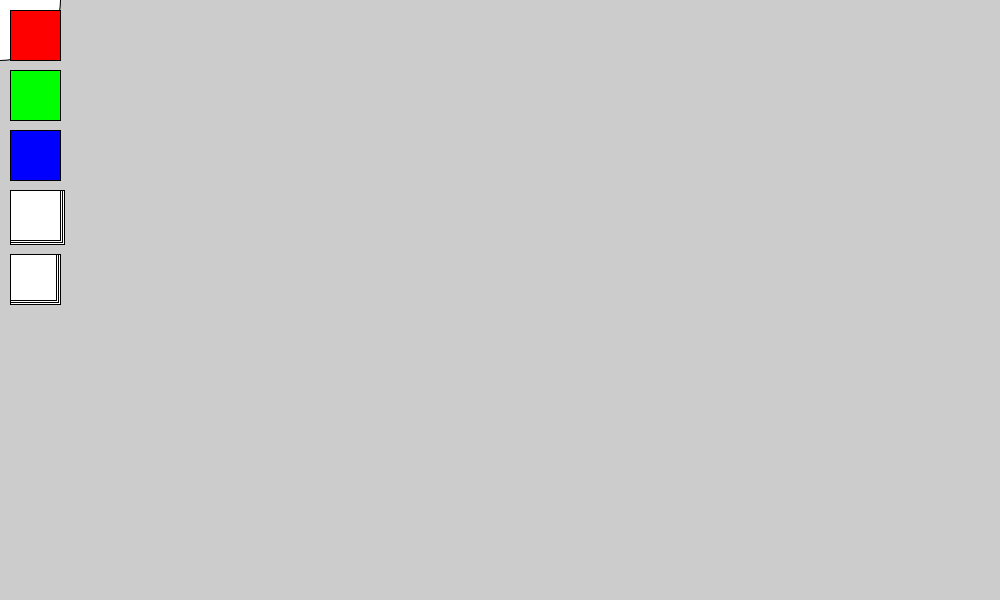
Frame 1 (no input)
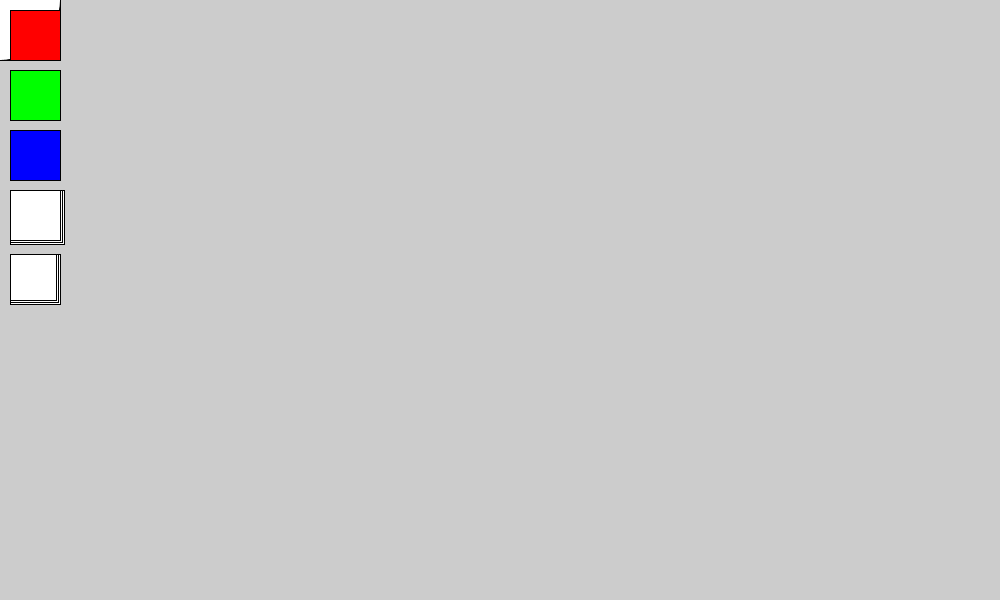
Frame 60 (the mouse pressed at the canvas centre just before this capture)
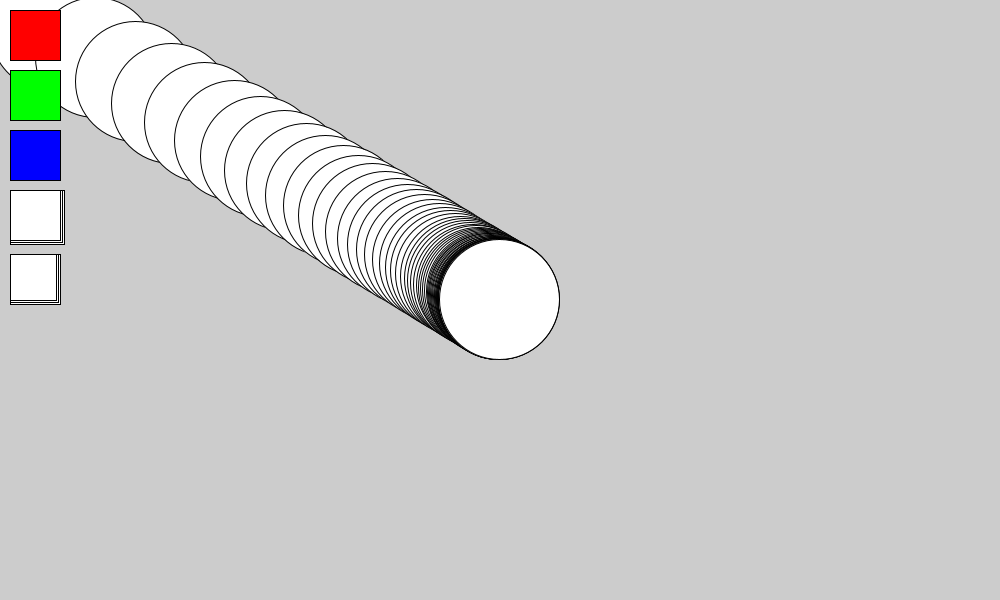
Frame 120 (the mouse held since frame 60 and released just before this capture)

The Processing sketch that drew these frames (run headless with seeded random() and noise(); from frame 60 on, the mouse is pressed at the canvas centre):

// Processing sketch: processing_105001
// ── processing_105001.pde

void setup() {
  //frameRate(20);
  size(1000,600);
 // background(0);
}

  //float seconds = 0;
  float x;
  float y;
  float easing=0.1;
  
  int brushWidth = 120;
  int brushHeight = 120;

  
  
void draw() {
  //seconds += 1.0/60.0;
  //seconds = seconds/60;
  //println(seconds);
  //background(0);
  //x = (mouseX * .5)+(width/4);
  //y = (mouseY * .5)+(height/4);
  //ellipse(x,y,50,50);
  
  float targetX = mouseX;
  x += (targetX - x) *easing;
 // ellipse(x,40,12,12);
  println(targetX + " : " + x);
 
  float targetY = mouseY;
  y += (targetY - y) *easing;
  ellipse(x,y,brushWidth,brushHeight);
  
 fill(255,0,0); // button to turn background red
  rect(10,10,50,50);
  if ((mouseX>10 && mouseX<60 && mouseY>10 && mouseY<60)){
    background(255,0,0);
  }
  
 fill(0,255,0); // button to turn background green
  rect(10,70,50,50);
  if ((mouseX>10 && mouseX<60 && mouseY>70 && mouseY<120)){
    background(0,255,0);
  }
  
 fill(0,0,255); // button to turn background blue
  rect(10,130,50,50);
  if ((mouseX>10 && mouseX<60 && mouseY>130 && mouseY<180)){
    background(0,0,255);
  }
  
  fill(255); //increase brush size
  rect(10,190,54,54);
  rect(10,190,52,52);
  rect(10,190,50,50);
  if ((mouseX>10 && mouseX<60 && mouseY>190 && mouseY<240)){
    brushWidth += 3;
    brushHeight += 3;
  }  
  fill(255); //decrease brush size
  rect(10,254,50,50);
  rect(10,254,48,48);
  rect(10,254,46,46);
  if ((mouseX>10 && mouseX<60 && mouseY>254 && mouseY<304)){
    brushWidth -= 3;
    brushHeight -= 3;
  }
  
  
  
  
 fill(255); //reset color
  
}
